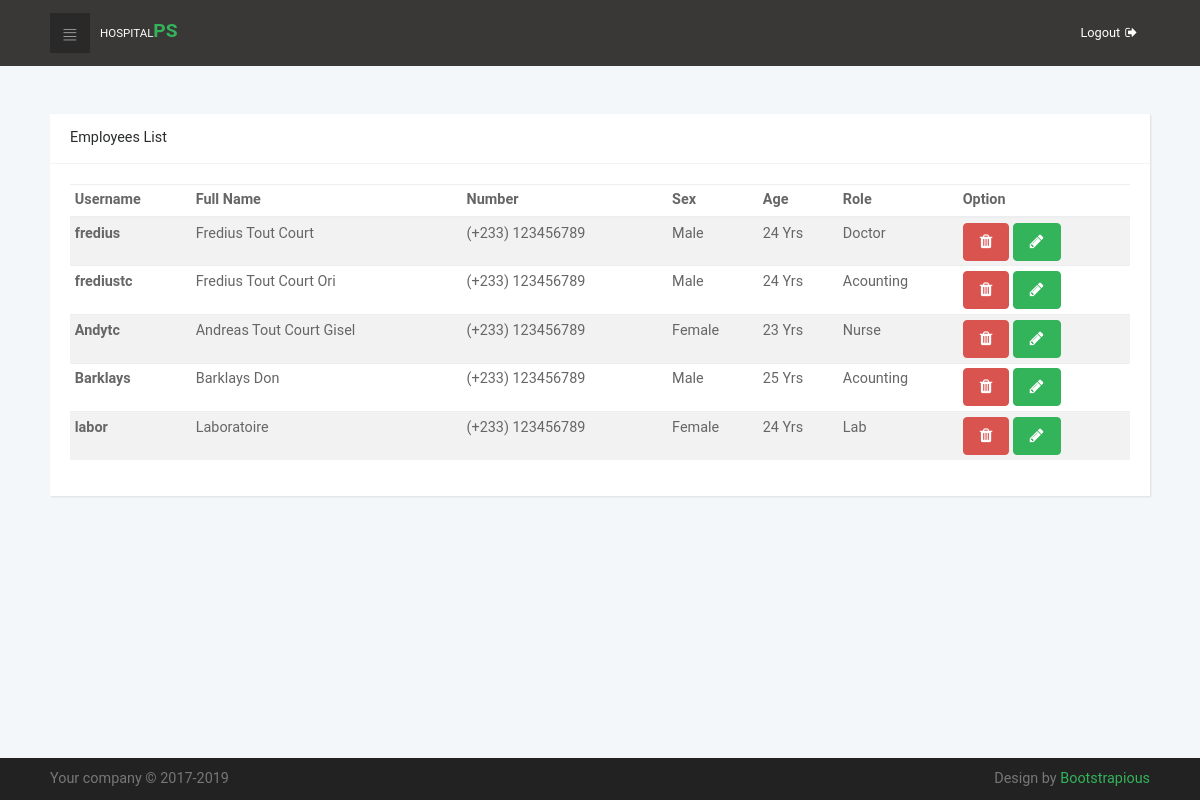
Page /ViewEmployee.php (signed in) on the committed database.
### tables this page shows
CREATE TABLE IF NOT EXISTS `users` (
  `id` int(11) unsigned NOT NULL AUTO_INCREMENT,
  `fullname` varchar(100) NOT NULL,
  `phone` int(9) unsigned zerofill NOT NULL,
  `sex` enum('Male','Female') NOT NULL,
  `birthday` date NOT NULL,
  `usertype` int(1) NOT NULL,
  `registrationdate` datetime NOT NULL,
  `username` varchar(32) DEFAULT NULL,
  `pass` varchar(100) DEFAULT NULL,
  PRIMARY KEY (`id`)
);

CREATE TABLE IF NOT EXISTS `usertype` (
  `id` int(1) NOT NULL AUTO_INCREMENT,
  `type` varchar(12) NOT NULL,
  PRIMARY KEY (`id`)
);

### ViewEmployee.php (the view)
<?php include 'php/include/head.php'; ?>
<section class="mt-5">
    <div class="container-fluid">
        <div class="row">
            <div class="col-lg-12">
              <div class="card">
                <div class="card-header d-flex align-items-center">
                  <h2 class="h5 display">Employees List</h2>
                </div>
                <div class="card-block">
                  <table class="table table-striped table-sm">
                      <?php
                      $emps = $db->prepare('SELECT * FROM users WHERE usertype != 6 AND usertype != 1');
                      $emps->execute();
                       ?>
                    <thead>
                      <tr>
                        <th>Username</th>
                        <th>Full Name</th>
                        <th>Number</th>
                        <th>Sex</th>
                        <th>Age</th>
                        <th>Role</th>
                        <th>Option</th>
                      </tr>
                    </thead>
                    <tbody>
                        <?php while ($emp = $emps->fetch()) {
                            $bd = explode('-', $emp['birthday']);
                            $c = array((int)strftime("%Y"), (int)strftime("%m"), (int)strftime("%d"));
                            $age = $c[0] - $bd[0];
                            $roles = $db->prepare('SELECT * FROM usertype WHERE id = ?');
                            $roles->execute(array($emp['usertype']));
                            $role = $roles->fetch();
                            ?>
                            <tr>
                              <th scope="row"><?php echo $emp['username']; ?></th>
                              <td><?php echo $emp['fullname'] ?></td>
                              <td>(+233) <?php echo $emp['phone'] ?></td>
                              <td><?php echo $emp['sex'] ?></td>
                              <td><?php echo $age ?> Yrs</td>
                              <td><?php echo $role['type'] ?></td>
                              <td>
                                  <a href="delete.php?id=<?php echo $emp['id']; ?>" class="btn btn-danger" title="delete"><span class="fa fa-trash"></span></a>
                                  <a href="editEmployee.php?id=<?php echo $emp['id']; ?>" class="btn btn-primary" title="edit"><span class="fa fa-pencil"></span></a>
                              </td>
                            </tr>
                        <?php } ?>
                    </tbody>
                  </table>
                </div>
              </div>
            </div>
        </div>
    </div>
</section>
<?php include 'php/include/footer.php'; ?>

### css/style.default.css (style rules this page uses)
a { display: inline-block; text-decoration: none; color: #fff; transition: all 0.3s; }
body { overflow-x: hidden; }
span { display: inline-block; }
span { font-size: 0.9em; }
table { font-size: 0.9em; color: #666; }
h2 { color: #555; font-weight: 400; }
.card { height: 100%; border: none; background: #fff; box-shadow: 1px 1px 2px rgba(0, 0, 0, 0.1); border-radius: 0; }
.card-header { height: 50px; background-color: #fff; border-bottom-color: #f3f3f3; border-top: none; }
.card-header h2, .card-header h3 { margin-bottom: 0; }
.display { font-weight: 400 !important; }
@media (min-width: 992px) { .container-fluid { padding: 0 50px; } }
.btn { font-weight: normal; line-height: 1.25; border: 1px solid transparent; padding: 0.5rem 1rem; font-size: 1rem; border-radius: 0.25rem; transition: all 0.2s ease-in-out; }
.btn-primary { color: #fff; background-color: #33b35a; border-color: #33b35a; }
.btn-danger { color: #fff; background-color: #d9534f; border-color: #d9534f; }
body { font-family: "Roboto", sans-serif; font-size: 1rem; font-weight: normal; line-height: 1.5; color: #292b2c; background-color: #fff; }
a { color: #33b35a; text-decoration: none; }
h1, h2, h3, h4, h5, h6, .h1, .h2, .h3, .h4, .h5, .h6 { margin-bottom: 0.5rem; font-family: "Roboto", sans-serif; font-weight: 500; line-height: 1.1; color: inherit; }
h2, .h2 { font-size: 1.3rem; }
h5, .h5 { font-size: 0.9rem; }

### rows in the picture
users: username "fredius", fullname "Fredius Tout Court", phone "123456789", sex "Male", birthday "24", usertype.type "Doctor"
users: username "frediustc", fullname "Fredius Tout Court Ori", phone "123456789", sex "Male", birthday "24", usertype.type "Acounting"
users: username "Andytc", fullname "Andreas Tout Court Gisel", phone "123456789", sex "Female", birthday "23", usertype.type "Nurse"
users: username "Barklays", fullname "Barklays Don", phone "123456789", sex "Male", birthday "25", usertype.type "Acounting"
users: username "labor", fullname "Laboratoire", phone "123456789", sex "Female", birthday "24", usertype.type "Lab"
